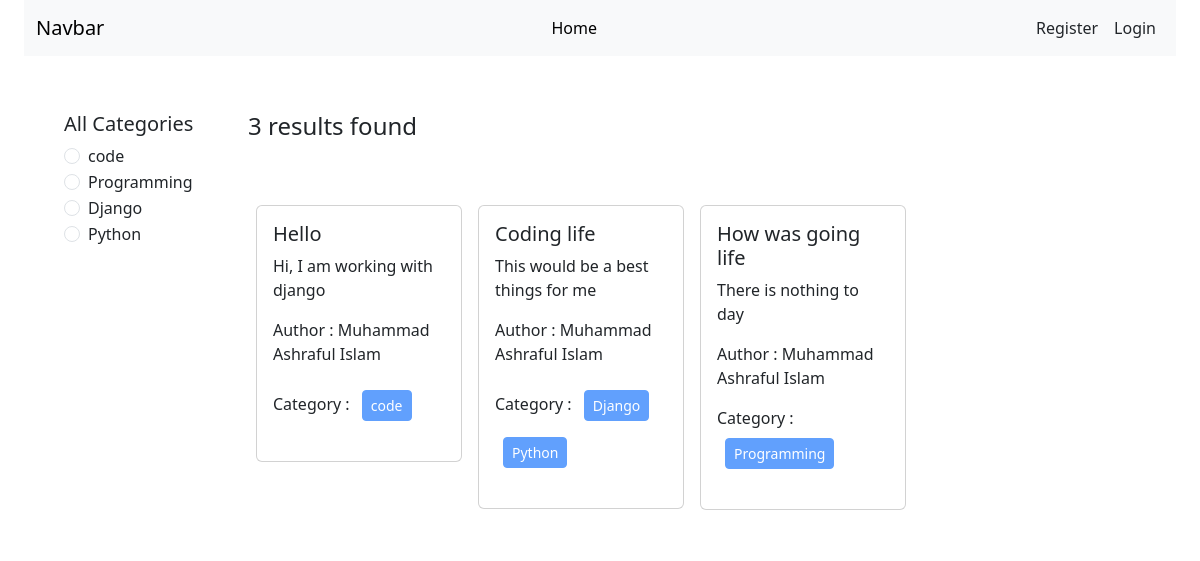
/, run on an earlier commit of the app's database.
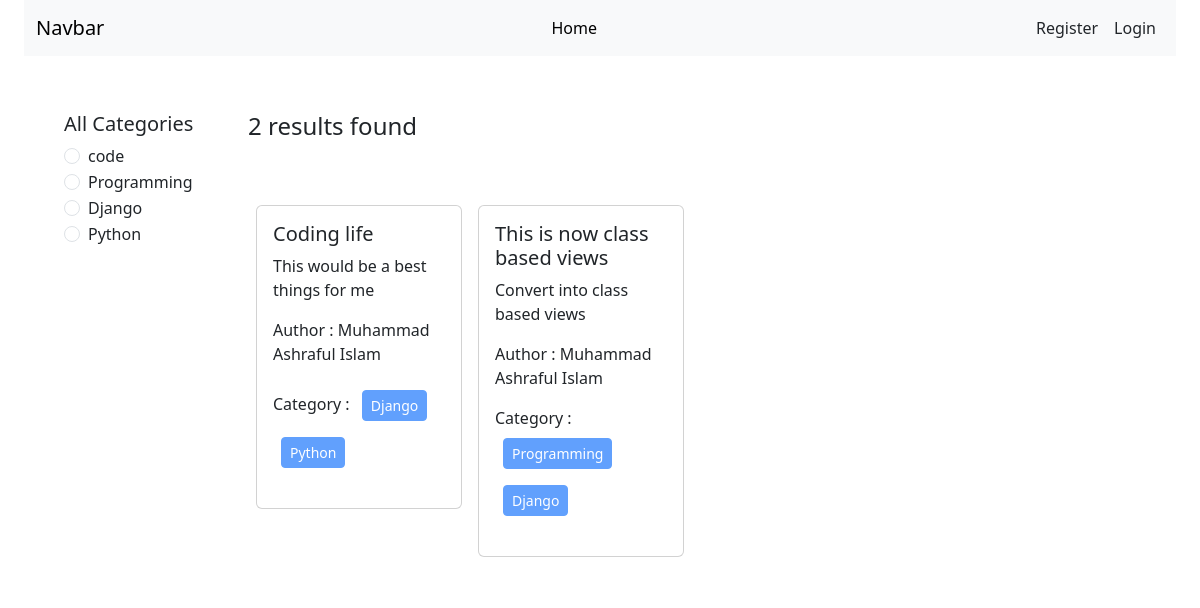
And on a later commit of the database.
### categories/models.py (models this page shows, shortened)
class Category(models.Model):
    name = models.CharField(max_length=30)
    slug = models.SlugField(max_length=100, null=True, blank=True)

### posts/models.py (models this page shows, shortened)
class Post(models.Model):
    title = models.CharField(max_length=50)
    content = models.TextField()
    image = models.ImageField(upload_to="posts/media/uploads/", blank=True, null= True)
    category = models.ManyToManyField(Category)
    author = models.ForeignKey(User, on_delete=models.CASCADE)

### blog/views.py (the view)
# urls.py: path("", views.home, name="home"),
def home(request, category_slug=None):
    data = Post.objects.all()
    if category_slug is not None:
        category = Category.objects.get(slug=category_slug)
        data = Post.objects.filter(category=category)
    categories = Category.objects.all()
    return render(request, "home.html", {"data": data, "category": categories})

### templates/home.html (shortened to what this page needs)
{% extends 'base.html' %}
{% load static %}
{% block content %}
<div class="d-flex flex-wrap p-4">
    <div class="col-2 bg-white p-3">
        <h5>All Categories</h5>
        {% for cat in category %}
        <div class="form-check">
            <input class="form-check-input" type="radio" name="category" id="{{cat.id}}" />
            <label class="form-check-label" for="{{cat.id}}">
                <a href="{% url 'category_wise_post' cat.slug %}"
                    class="text-decoration-none text-dark">{{cat.name}}</a>
            </label>
        </div>
        {% endfor %}
    </div>
    <div class="col-10 p-3">
        <h4>{{data | length}} results found</h4>
        <div class="d-flex flex-wrap pt-5">
            {% for post in data %}
            <div class="col-sm-3">
                <div class="card m-2">
                    <div class="card-body">
                        <h5 class="card-title">{{post.title}}</h5>
                        <p class="card-text">{{post.content}}</p>
                        <p>Author : {{post.author.first_name}} {{post.author.last_name}}</p>
                        <p>
                            Category : {% for cat in post.category.all %}
                            <button class="btn btn-primary btn-sm m-2" disabled>
                                {{cat.name}}
                            </button>
                            {% endfor %}
                        </p>
                    </div>
                </div>
            </div>
            {% endfor %}
        </div>
    </div>
</div>
{% endblock %}

### templates/base.html (shortened to what this page needs)
<!DOCTYPE html>
<html lang="en">
<head>
    <link href="https://cdn.jsdelivr.net/npm/bootstrap@5.3.3/dist/css/bootstrap.min.css" rel="stylesheet"
>
</head>
<body class="w-100 px-4">
    <nav class="navbar navbar-expand-lg bg-body-tertiary">
        <div class="container-fluid">
            <a class="navbar-brand" href="{% url 'home' %}">Navbar</a>
            <div class="collapse navbar-collapse" id="navbarSupportedContent">
                <ul class="navbar-nav mx-auto mb-2 mb-lg-0">
                    <li class="nav-item">
                        <a class="nav-link active" aria-current="page" href="{% url 'home' %}">Home</a>
                    </li>
                </ul>
                <div class="d-flex" role="search">
                    <ul class="navbar-nav mx-auto mb-2 mb-lg-0">
                        {% if request.user.is_authenticated %}
                        <li class="nav-item">
                            <a class="nav-link btn btn-warning text-dark" aria-current="page"
                                href="{% url 'profile' %}">Profile</a>
                        </li>
                        <li class="nav-item">
                            <a class="nav-link btn btn-primary text-dark" aria-current="page"
                                href="{% url 'logout' %}">Log out</a>
                        </li>
                        {% else %}
                        <li class="nav-item">
                            <a class="nav-link btn btn-warning text-dark" aria-current="page"
                                href="{% url 'register' %}">Register</a>
                        </li>
                        <li class="nav-item">
                            <a class="nav-link btn btn-primary text-dark" aria-current="page"
                                href="{% url 'user_login' %}">Login</a>
                        </li>
                        {% endif %}
                    </ul>
                </div>
            </div>
        </div>
    </nav>
    <div class="my-3">
        {% block content %}
        {% endblock content %}
    </div>
</body>
</html>

What changed in the data, as far as the page shows it:
removed Post: title "Hello", content "Hi, I am working with django", author.first_name "Muhammad Ashraful", author.last_name "Islam", Category (name "code")
removed Post: title "How was going life", content "There is nothing to day", author.first_name "Muhammad Ashraful", author.last_name "Islam", Category (name "Programming")
added Post: title "This is now class based views", content "Convert into class based views", author.first_name "Muhammad Ashraful", author.last_name "Islam", Category (name "Programming"), Category (name "Django")
Also different on the page:
{{ data | length }}: "3" → "2"
